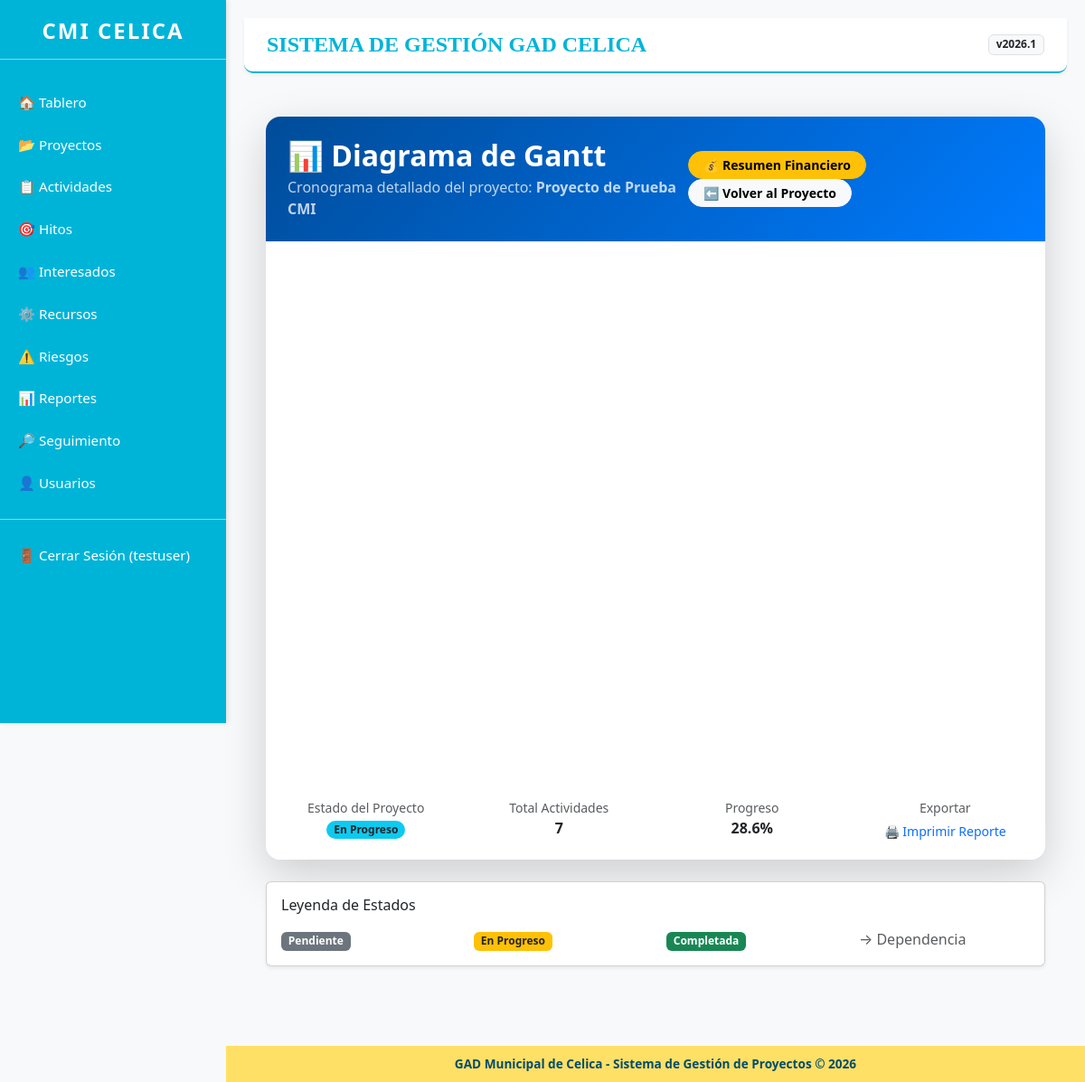
Screenshot of /reports/gantt/2/ (signed in) with the database file from the repository.
### projects/models.py (models this page shows, shortened)
class Project(models.Model):
    STATUS_CHOICES = [
        ('planning', 'Planificación'),
        ('in_progress', 'En Progreso'),
        ('completed', 'Completado'),
        ('on_hold', 'En Espera'),
        ('modified', 'Modificado'),
    ]
    name = models.CharField(max_length=200, verbose_name='Nombre')
    description = models.TextField(verbose_name='Descripción')
    start_date = models.DateField(verbose_name='Fecha de Inicio')
    end_date = models.DateField(verbose_name='Fecha de Fin')
    status = models.CharField(max_length=20, choices=STATUS_CHOICES, default='planning', verbose_name='Estado')
    budget = models.DecimalField(max_digits=10, decimal_places=2, null=True, blank=True, verbose_name='Presupuesto')
    created_by = models.ForeignKey(User, on_delete=models.CASCADE)
    created_at = models.DateTimeField(auto_now_add=True)
    updated_at = models.DateTimeField(auto_now=True)
    def get_progress_percentage(self):
        total = self.activity_set.count()
        if total == 0:
            return 0
        completed = self.activity_set.filter(status='completed').count()
        return round((completed / total) * 100, 1)
    class Meta:
        verbose_name = 'Proyecto'
        verbose_name_plural = 'Proyectos'

### reports/views.py (the view)
# urls.py: path('gantt/<int:project_id>/', views.gantt_chart, name='gantt_chart'),
@login_required
def gantt_chart(request, project_id):
    project = get_object_or_404(Project, id=project_id, created_by=request.user)
    activities = project.activity_set.all()
    milestones = project.milestone_set.all()
    return render(request, 'reports/gantt.html', {'project': project, 'activities': activities, 'milestones': milestones})

### templates/reports/gantt.html (shortened to what this page needs)
{% extends 'base.html' %}
{% load static %}
{% block content %}
<div class="container-fluid my-5 px-4">
    <div class="card shadow-lg border-0 rounded-4 overflow-hidden">
        <div class="p-4 text-white" style="background: linear-gradient(135deg, #004c99 0%, #007bff 100%);">
            <div class="d-flex justify-content-between align-items-center">
                <div>
                    <h2 class="fw-bold mb-1">📊 Diagrama de Gantt</h2>
                    <p class="mb-0 opacity-75">Cronograma detallado del proyecto: <strong>{{ project.name }}</strong></p>
                </div>
                <div>
                    <a href="{% url 'project_financial_summary' project.pk %}" class="btn btn-warning btn-sm rounded-pill px-3 fw-bold me-2">
                        💰 Resumen Financiero
                    </a>
                    <a href="{% url 'project_detail' project.pk %}" class="btn btn-light btn-sm rounded-pill px-3 fw-bold">
                        ⬅️ Volver al Proyecto
                    </a>
                </div>
            </div>
        </div>
        <div class="card-body p-0">
            <div id="container" style="width:100%; height: 600px;"></div>
        </div>
        <div class="card-footer bg-white py-3 border-0">
            <div class="row text-center">
                <div class="col-md-3">
                    <small class="text-muted d-block">Estado del Proyecto</small>
                    <span class="badge bg-info text-dark rounded-pill">{{ project.get_status_display }}</span>
                </div>
                <div class="col-md-3">
                    <small class="text-muted d-block">Total Actividades</small>
                    <span class="fw-bold">{{ activities.count }}</span>
                </div>
                <div class="col-md-3">
                    <small class="text-muted d-block">Progreso</small>
                    <span class="fw-bold">{{ project.get_progress_percentage }}%</span>
                </div>
                <div class="col-md-3">
                    <small class="text-muted d-block">Exportar</small>
                    <button onclick="window.print()" class="btn btn-link btn-sm text-decoration-none text-primary">🖨️ Imprimir Reporte</button>
                </div>
            </div>
        </div>
    </div>
    <div class="card mt-4 shadow-sm">
        <div class="card-body">
            <h6 class="mb-3">Leyenda de Estados</h6>
            <div class="row">
                <div class="col-md-3">
                    <span class="badge bg-secondary">Pendiente</span>
                </div>
                <div class="col-md-3">
                    <span class="badge bg-warning text-dark">En Progreso</span>
                </div>
                <div class="col-md-3">
                    <span class="badge bg-success">Completada</span>
                </div>
                <div class="col-md-3">
                    <span class="text-muted">→ Dependencia</span>
                </div>
            </div>
        </div>
    </div>
</div>
{% endblock %}

### templates/base.html (shortened to what this page needs)
<!DOCTYPE html>
<html lang="es">
<head>
    <link href="https://cdn.jsdelivr.net/npm/bootstrap@5.3.0/dist/css/bootstrap.min.css" rel="stylesheet">
    {% load static %}
</head>
<body>
    <div class="sidebar">
        <div class="text-center mb-4">
            <h4 class="fw-bold" style="letter-spacing: 2px;">CMI CELICA</h4>
            <hr style="background-color: white; opacity: 0.5;">
        </div>
        <a href="{% url 'dashboard' %}">🏠 Tablero</a>
        <a href="{% url 'project_list' %}">📂 Proyectos</a>
        <a href="{% url 'activity_list' %}">📋 Actividades</a>
        <a href="{% url 'milestone_list' %}">🎯 Hitos</a>
        <a href="{% url 'stakeholders:stakeholder_list' %}">👥 Interesados</a>
        <a href="{% url 'resources:resource_list' %}">⚙️ Recursos</a>
        <a href="{% url 'risks:risk_list' %}">⚠️ Riesgos</a>
        <a href="{% url 'reports:report_list' %}">📊 Reportes</a>
        <a href="{% url 'seguimiento_list' %}">🔎 Seguimiento</a>
        <a href="{% url 'user_list' %}">👤 Usuarios</a>
        {% if user.is_authenticated %}
            <hr style="background-color: white; opacity: 0.5;">
            <form method="post" action="{% url 'logout' %}">
                <button type="submit">🚪 Cerrar Sesión ({{ user.username }})</button>
            </form>
        {% else %}
            <a href="{% url 'login' %}">🔑 Iniciar Sesión</a>
        {% endif %}
    </div>
    <div class="content">
        <div class="header d-flex justify-content-between align-items-center">
            <h1>SISTEMA DE GESTIÓN GAD CELICA</h1>
            <span class="badge bg-light text-dark border">v2026.1</span>
        </div>
        {% block content %}{% endblock %}
    </div>
    <footer>
        <div>
            GAD Municipal de Celica - Sistema de Gestión de Proyectos © 2026
        </div>
    </footer>
</body>
</html>

### templates/base.html (style rules this page uses)
body { background-color: #f8f9fa; }
.sidebar { height: 100vh; background-color: #00b4d8; color: white; position: fixed; top: 0; left: 0; width: 250px; padding-top: 20px; box-shadow: 2px 0 5px rgba(0,0,0,0.1); z-index: 1000; }
.sidebar a, .sidebar button { color: white; text-decoration: none; display: block; padding: 12px 20px; border: none; background: none; text-align: left; width: 100%; transition: 0.3s; font-size: 0.95rem; }
.content { margin-left: 250px; padding: 20px 20px 80px 20px; min-height: 100vh; }
.header { background-color: #ffffff; padding: 15px 25px; border-bottom: 2px solid #00b4d8; margin-bottom: 20px; border-radius: 0 0 10px 10px; box-shadow: 0 2px 4px rgba(0,0,0,0.05); }
.header h1 { font-family: 'Georgia', serif; font-size: 24px; font-weight: bold; color: #00b4d8; margin: 0; }
footer { margin-left: 250px; background-color: #ffe066; color: #004c6d; text-align: center; padding: 10px; position: fixed; bottom: 0; width: calc(100% - 250px); font-weight: bold; font-size: 0.85rem; z-index: 999; }
.sidebar form { margin: 0; padding: 0; }

### templates/reports/gantt.html (style rules this page uses)
body { background-color: #f8f9fa; }
.card { transition: transform 0.2s; }

### rows the page displays
Project: name "Proyecto de Prueba CMI", status "En Progreso", count "7", get_progress_percentage "28.6"

### other values shown
{{ user.username }} "testuser"
